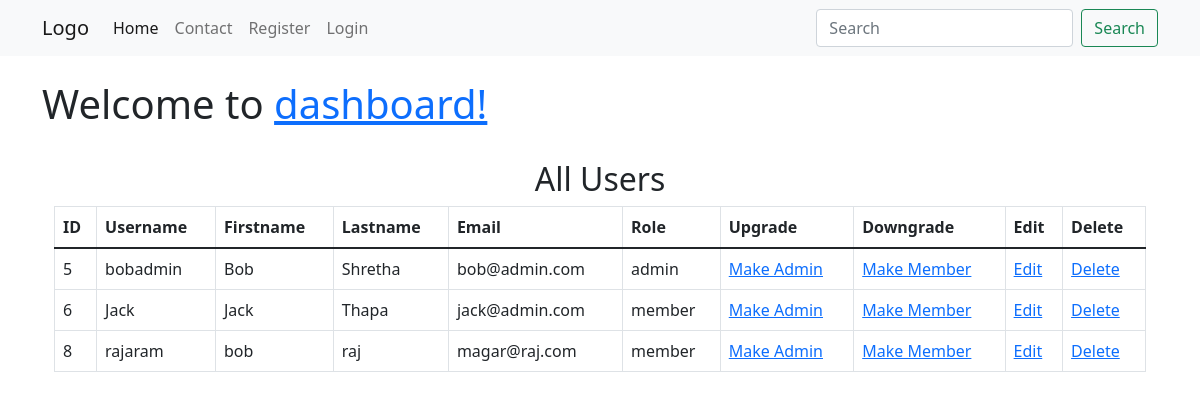
Page /view_all_users.php on the committed database.
### tables this page shows
CREATE TABLE `users` (
  `user_id` int(255) NOT NULL,
  `username` varchar(60) DEFAULT NULL,
  `user_firstname` varchar(60) DEFAULT NULL,
  `user_lastname` varchar(60) DEFAULT NULL,
  `user_email` varchar(60) DEFAULT NULL,
  `user_password` varchar(255) DEFAULT NULL,
  `user_address` varchar(60) DEFAULT NULL,
  `user_contact_no` varchar(15) DEFAULT NULL,
  `user_role` varchar(60) NOT NULL DEFAULT 'member',
  `created_at` datetime NOT NULL DEFAULT current_timestamp()
);

### view_all_users.php (the view, shortened to what this page needs)
<?php include "includes/header.php" ?>
<div class="container mt-4">
                <div class="row">
                    <div class="col-lg-12">
                        <h1 class="page-header">
                            Welcome to <a href='dashboard.php'>dashboard!</a><small>&nbsp;<?php echo $_SESSION['username']; ?></small>
                        </h1>
                    </div>
                </div>
        <div class="container-fluid">
            <h2 class="text-center mt-4">All Users</h2>
            <table class="table table-bordered table-hover">
            <thead>
            <tr>
                <th>ID</th>
                <th>Username</th>
                <th>Firstname</th>
                <th>Lastname</th>
                <th>Email</th>
                <th>Role</th>
                <th>Upgrade</th>
                <th>Downgrade</th>
                <th>Edit</th>
                <th>Delete</th>
            </tr>
            </thead>
            <tbody>
            <?php
            $query = "SELECT * FROM users ORDER BY username";
            $sel_users = mysqli_query($connection, $query);
            while($row = mysqli_fetch_assoc($sel_users)) {
                $user_id = $row['user_id'];
                $username = $row['username'];
                $user_firstname = $row['user_firstname'];
                $user_lastname = $row['user_lastname'];
                $user_email = $row['user_email'];
                $user_role = $row['user_role'];
                echo "<tr>";
                echo "<td>{$user_id}</td>";
                echo "<td>{$username}</td>";
                echo "<td>{$user_firstname}</td>";
                echo "<td>{$user_lastname}</td>";
                echo "<td>{$user_email}</td>";
                echo "<td>{$user_role}</td>";
                echo "<td><a href='view_all_users.php?change_to_admin={$user_id}'>Make Admin</a></td>";
                echo "<td><a href='view_all_users.php?change_to_member={$user_id}'>Make Member</a></td>";
                echo "<td><a href='view_all_users.php?source=edit_user&edit_user={$user_id}'>Edit</a></td>";
                echo "<td><a href='view_all_users.php?delete={$user_id}'>Delete</a></td>";
                echo "</tr>";
            }
            ?>
            </tbody>
            </table>
        </div>
 </div>

### rows in the picture
users: user_id "5", username "bobadmin", user_firstname "Bob", user_lastname "Shretha", user_email "bob@admin.com", user_role "admin"
users: user_id "6", username "Jack", user_firstname "Jack", user_lastname "Thapa", user_email "jack@admin.com", user_role "member"
users: user_id "8", username "rajaram", user_firstname "bob", user_lastname "raj", user_email "magar@raj.com", user_role "member"
